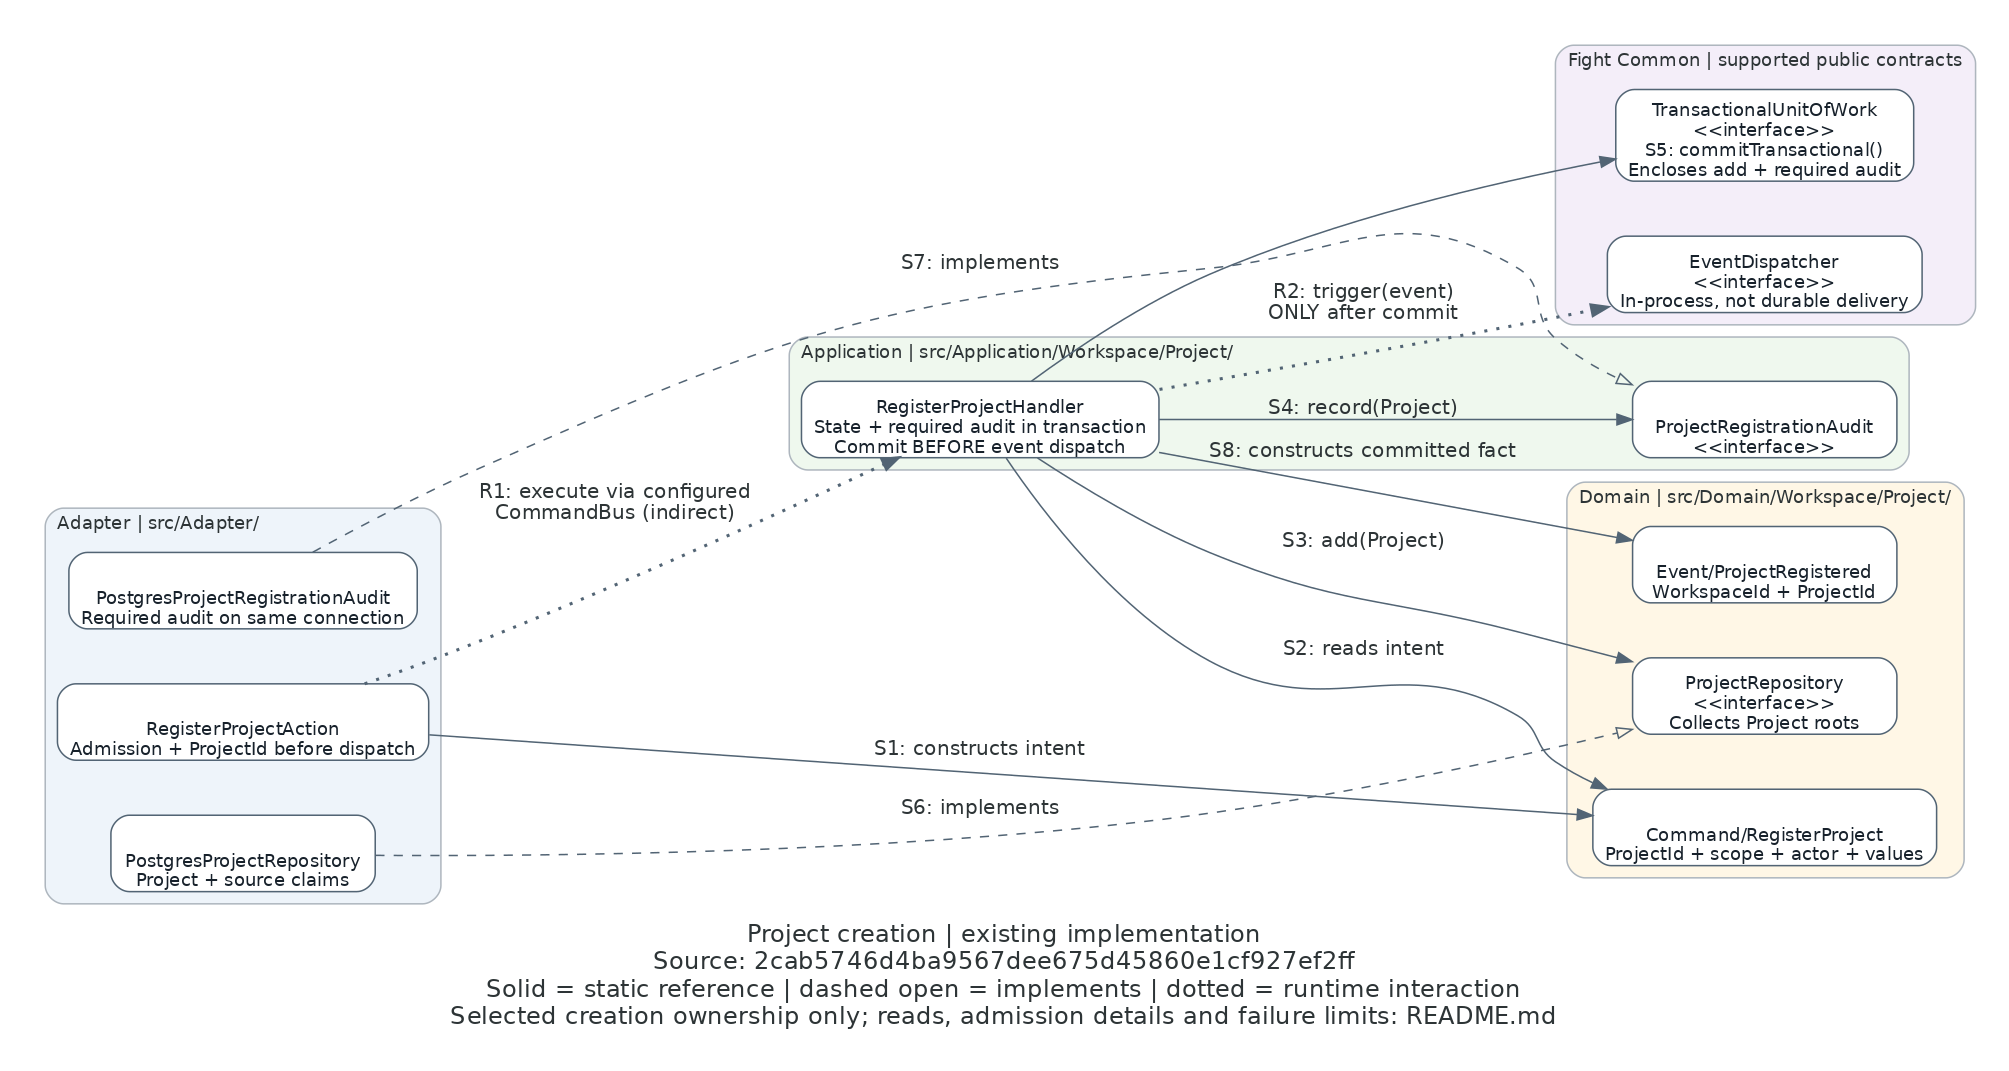

Write Python code to recreate this figure.
"""Render the existing Project creation ownership slice; README.md owns source/arrow traces."""
from pathlib import Path

from diagrams import Cluster, Diagram, Edge, Node

REVISION = "2cab5746d4ba9567dee675d45860e1cf927ef2ff"
OUTPUT = Path(__file__).with_suffix("")

with Diagram(
    "Project creation | existing implementation\n"
    f"Source: {REVISION}\n"
    "Solid = static reference | dashed open = implements | dotted = runtime interaction\n"
    "Selected creation ownership only; reads, admission details and failure limits: README.md",
    filename=str(OUTPUT), outformat="png", show=False, direction="LR",
    graph_attr={
        "fontname": "DejaVu Sans", "fontsize": "16", "bgcolor": "white",
        "pad": "0.3", "nodesep": "0.5", "ranksep": "0.9", "dpi": "110",
        "splines": "spline",
    },
    node_attr={
        "shape": "box", "style": "rounded,filled", "fillcolor": "white",
        "fontname": "DejaVu Sans", "fontsize": "12", "fontcolor": "#17212b",
        "color": "#526474", "width": "2.4", "height": "0.7", "fixedsize": "false",
    },
    edge_attr={"fontname": "DejaVu Sans", "fontsize": "10", "color": "#526474"},
):
    with Cluster("Adapter | src/Adapter/", graph_attr={"bgcolor": "#eef4fa"}):
        action = Node("RegisterProjectAction\nAdmission + ProjectId before dispatch", nodeid="action")
        persistence = Node("PostgresProjectRepository\nProject + source claims", nodeid="persistence")
        audit_writer = Node("PostgresProjectRegistrationAudit\nRequired audit on same connection", nodeid="audit_writer")

    with Cluster("Application | src/Application/Workspace/Project/", graph_attr={"bgcolor": "#eff8ee"}):
        handler = Node("RegisterProjectHandler\nState + required audit in transaction\nCommit BEFORE event dispatch", nodeid="handler")
        audit = Node("ProjectRegistrationAudit\n<<interface>>", nodeid="audit")

    with Cluster("Domain | src/Domain/Workspace/Project/", graph_attr={"bgcolor": "#fff7e6"}):
        command = Node("Command/RegisterProject\nProjectId + scope + actor + values", nodeid="command")
        repository = Node("ProjectRepository\n<<interface>>\nCollects Project roots", nodeid="repository")
        event = Node("Event/ProjectRegistered\nWorkspaceId + ProjectId", nodeid="event")

    with Cluster("Fight Common | supported public contracts", graph_attr={"bgcolor": "#f4eef9"}):
        transaction = Node("TransactionalUnitOfWork\n<<interface>>\nS5: commitTransactional()\nEncloses add + required audit", nodeid="transaction")
        dispatcher = Node("EventDispatcher\n<<interface>>\nIn-process, not durable delivery", nodeid="dispatcher")

    action >> Edge(label="S1: constructs intent") >> command
    handler >> Edge(label="S2: reads intent") >> command
    handler >> Edge(label="S3: add(Project)") >> repository
    handler >> Edge(label="S4: record(Project)") >> audit
    handler >> Edge() >> transaction
    persistence >> Edge(label="S6: implements", style="dashed", arrowhead="empty") >> repository
    audit_writer >> Edge(label="S7: implements", style="dashed", arrowhead="empty") >> audit
    handler >> Edge(label="S8: constructs committed fact") >> event
    action >> Edge(label="R1: execute via configured\nCommandBus (indirect)", style="dotted", penwidth="2") >> handler
    handler >> Edge(label="R2: trigger(event)\nONLY after commit", style="dotted", penwidth="2") >> dispatcher
